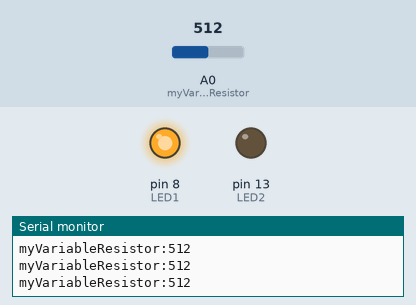
This sketch was run on a simulated Arduino Uno, built with avr-gcc and run on an emulated ATmega328P. Parts: output pins drawn as LEDs (lit = HIGH), the last lines printed to the serial monitor. The test bench sets the inputs (shaded band); at power-on: A0 (myVariableResistor) = 512.

Above: at 1.2 s.
1.3 s: A0 (myVariableResistor) set to 55
4.3 s: A0 (myVariableResistor) set to 46
At 5.4 s:
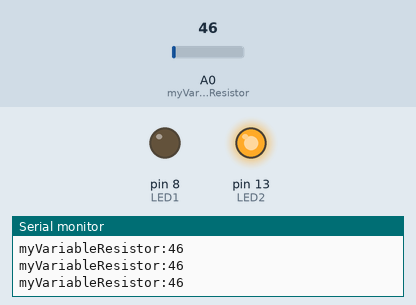
5.8 s: A0 (myVariableResistor) set to 1023
At 6.9 s:
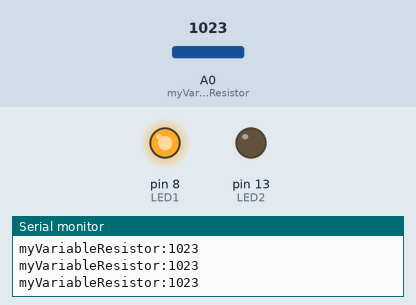
7.3 s: A0 (myVariableResistor) set to 0
At 8.4 s:
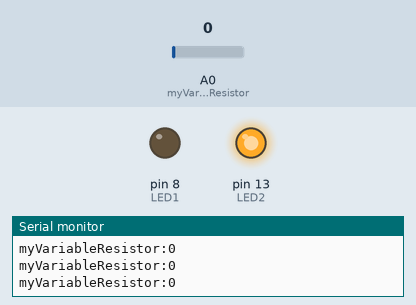
Timing chart, 0 to 9.8 s (numbered marks = the images above; inputs shaded):
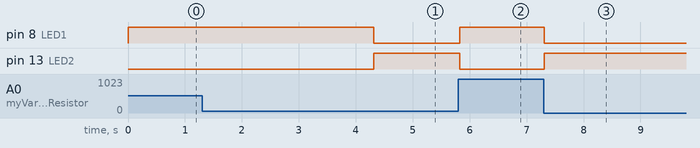

Measured:
- the behaviour switches between 50 and 49 on A0 (myVariableResistor) (found by bisection; images 0 and 1)
- after the input at 4.3 s, pin 8 (LED1): HIGH → LOW at once; pin 13 (LED2): LOW → HIGH at once
- after the input at 5.8 s, pin 8 (LED1): LOW → HIGH at once; pin 13 (LED2): HIGH → LOW at once
- after the input at 7.3 s, pin 8 (LED1): HIGH → LOW at once; pin 13 (LED2): LOW → HIGH at once

The sketch:

05.analogueRead.ino
```cpp
/*
  Author:

  Learning Intention:
  The students will learn how to wire a variable resistor as a pseudo sensor and read analogue
  data from that PIN.

  Success Criteria:
    1.  I can wire a variable resistor in TINKERCAD
    2.  I know how to read analogue data from a specific PIN
    3.  I know the range of analogue data
    4.  I can organise output data so it correctly plots on the serial monitor
    5.  I can apply this knowledge to the Light, Sound and Rotary Potentiometer in the sensor kit

  Student Notes:

  Documentation:
    https://www.arduino.cc/reference/en/language/functions/analog-io/analogread/
  Schematic:
    https://www.tinkercad.com/things/97wMDip2Ata-bootcamp-analogueread/editel
    https://github.com/TempeHS/TempeHS_Ardunio_Bootcamp/blob/main/05.analogueRead/Bootcamp-analogueRead.png
*/
static unsigned int myVariableResistor = A0;
unsigned int resistorValue;
static unsigned int LED1 = 8;
static unsigned int LED2 = 13;


void setup() {
  Serial.begin(9600);
  pinMode(LED1, OUTPUT);
  pinMode(LED2, OUTPUT);
  // analog pins do not need to be configured unless ou want to use one as a digital I/O
}

void loop() {
  Serial.print("myVariableResistor:");
  resistorValue = analogRead(myVariableResistor);
  Serial.println(resistorValue);

  if (resistorValue >= 50) {
    digitalWrite(LED1, HIGH);
    digitalWrite(LED2, LOW);
   } else {
    digitalWrite(LED1, LOW);
    digitalWrite(LED2, HIGH);
  }
}
```
